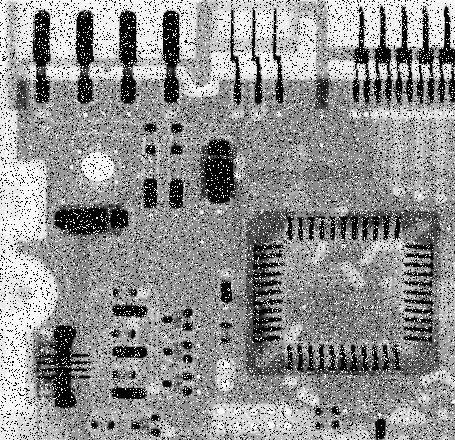
%> input picture Practica 6/board1.jpg, 455 x 440 px
$ octave Lab6_Joan_Lopez.m   (GNU Octave 9; MATLAB toolbox functions it lacks are replaced by stand-ins)
%> lines starting %> are read from the running program, lines starting %| are printed output that depends on the picture
clear all %#ok<CLALL>
close all
clc

disp("Lab 6: Image Restoration (Noise Removal)");

% Directamente se han repetido todos los ejercicios para las 4 imagenes
% como se indica en el ejercicio 7.

%@@@@@@@@@@@@@@@@@@@@@@@@@@@@@@@@@@@@@@@@@@@@@@@@@@@@@@@@@@@@@@@@@@@@@@@@@@

% 1. Load and display the image board1.jpg.

I1 = im2double(im2gray(imread('board1.jpg')));
%> I1: size 440x455 double; min 0, max 1, mean 0.566

I2 = im2double(im2gray(imread('board2.jpg')));
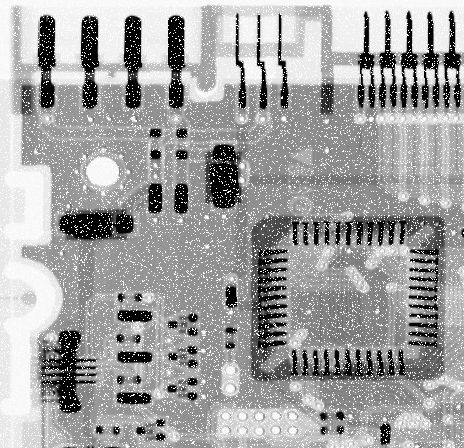
%> input picture Practica 6/board2.jpg, 464 x 448 px
%> I2: size 448x464 double; min 0, max 1, mean 0.632

I3 = im2double(im2gray(imread('board3.jpg')));
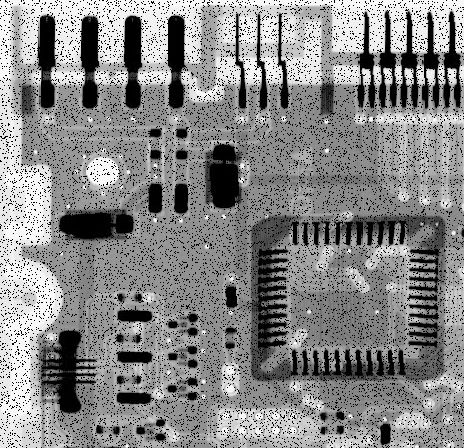
%> input picture Practica 6/board3.jpg, 464 x 448 px
%> I3: size 448x464 double; min 0, max 1, mean 0.534

I4 = im2double(im2gray(imread('board4.jpg')));
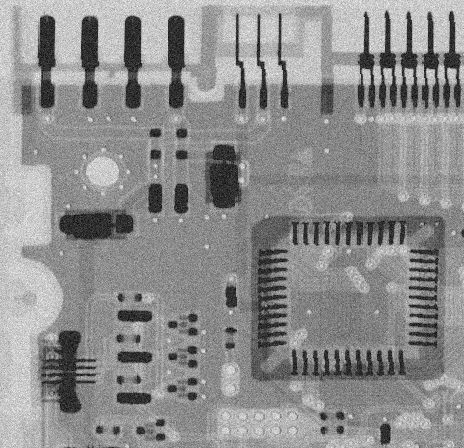
%> input picture Practica 6/board4.jpg, 464 x 448 px
%> I4: size 448x464 double; min 0, max 1, mean 0.556

figure('Name', 'Imagenes Originales');
subplot(2,2,1), imshow(I1), title('Imagen 1');
subplot(2,2,2), imshow(I2), title('Imagen 2');
subplot(2,2,3), imshow(I3), title('Imagen 3');
subplot(2,2,4), imshow(I4), title('Imagen 4');

%@@@@@@@@@@@@@@@@@@@@@@@@@@@@@@@@@@@@@@@@@@@@@@@@@@@@@@@@@@@@@@@@@@@@@@@@@@

% 2. What kind of noise is affecting the image? Which filter would you
% apply in this case?

% Para una imagen con ruido S&P aplicaríamos un filtro espacial no lineal.
% Existen tres: mediana, max y min.
% Para una imagen con ruido S&P debemos aplicar el filtro de la mediana.
% Para una imagen con ruido Salt debemos aplicar el filtro min.
% Para una imagen con ruido Pepper debemos aplicar el filtro max.
% Para una imagen con ruido guassiano aplicaríamos un filtro espacial
% lineal, en concreto el de la media.

% Así pues la imagen board1 tiene ruido S&P, ya que hay píxeles
% "aleatorios" con valor 0 y 1, debemos aplicar el filtro de la mediana.

% La imagen board2 tiene ruido Salt, ya que hay píxeles "aleatorios" con
% valor 1, debemos aplicar el filtro min.

% La imagen board3 tiene ruido Pepper, ya que hay píxeles "aleatorios" con
% valor 0, debemos aplicar el filtro max.

% La imagen board4 tiene ruido Gaussiano, ya que se puede apreciar que
% presenta un ruido "continuo" en toda la imagen que responde a una
% distribución normal. Debemos aplicar el filtro de la media

%@@@@@@@@@@@@@@@@@@@@@@@@@@@@@@@@@@@@@@@@@@@@@@@@@@@@@@@@@@@@@@@@@@@@@@@@@@

% 3. Apply the following filters to the image: average, median, max and min

% Board 1
average = imfilter(I1, fspecial('average', 3));
median = medfilt2(I1);
max = ordfilt2(I1, 9, ones(3,3));
min = ordfilt2(I1, 1, ones(3,3));

figure('Name', 'Filtros en la imagen 1');
subplot(2,2,1), imshow(average), title('Average');
subplot(2,2,2), imshow(median), title('Median');
subplot(2,2,3), imshow(max), title('Max');
subplot(2,2,4), imshow(min), title('Min');

% Board 2
average = imfilter(I2, fspecial('average', 3));
%> average: size 448x464 double
median = medfilt2(I2);
%> median: size 448x464 double
max = ordfilt2(I2, 9, ones(3,3));
%> max: size 448x464 double
min = ordfilt2(I2, 1, ones(3,3));
%> min: size 448x464 double

figure('Name', 'Filtros en la imagen 2');
subplot(2,2,1), imshow(average), title('Average');
subplot(2,2,2), imshow(median), title('Median');
subplot(2,2,3), imshow(max), title('Max');
subplot(2,2,4), imshow(min), title('Min');

% Board 3
average = imfilter(I3, fspecial('average', 3));
median = medfilt2(I3);
max = ordfilt2(I3, 9, ones(3,3));
min = ordfilt2(I3, 1, ones(3,3));

figure('Name', 'Filtros en la imagen 3');
subplot(2,2,1), imshow(average), title('Average');
subplot(2,2,2), imshow(median), title('Median');
subplot(2,2,3), imshow(max), title('Max');
subplot(2,2,4), imshow(min), title('Min');

% Board 4
average = imfilter(I4, fspecial('average', 3));
median = medfilt2(I4);
max = ordfilt2(I4, 9, ones(3,3));
min = ordfilt2(I4, 1, ones(3,3));
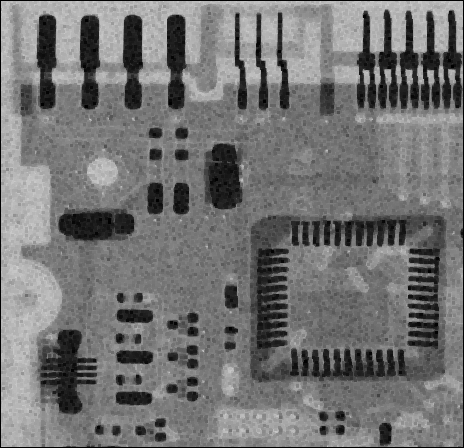
%> min: size 448x464 double; min 0, max 0.82, mean 0.452

figure('Name', 'Filtros en la imagen 4');
subplot(2,2,1), imshow(average), title('Average');
subplot(2,2,2), imshow(median), title('Median');
subplot(2,2,3), imshow(max), title('Max');
subplot(2,2,4), imshow(min), title('Min');

%@@@@@@@@@@@@@@@@@@@@@@@@@@@@@@@@@@@@@@@@@@@@@@@@@@@@@@@@@@@@@@@@@@@@@@@@@@

% 4. Compare the results displaying the resulting images in the same figure
% Which filter works better?

% Como se ha explicado en el ejercicio 1 el que mejor funciona para el
% board1 es el filtro de la mediana, para el board2 el filtro de min, para
% el board3 el filtro de max y para el board4 el filtro de la media.

%@@@@@@@@@@@@@@@@@@@@@@@@@@@@@@@@@@@@@@@@@@@@@@@@@@@@@@@@@@@@@@@@@@@@@@@@@@

% 5. Once selected the best filter to apply, check the effect of the filter
% size for this case. Display the best results obtained.

% Board 1
tres_1 = medfilt2(I1, [3 3]);
cinco_1 = medfilt2(I1, [5 5]);
siete_1 = medfilt2(I1, [7 7]);
nueve_1 = medfilt2(I1, [9 9]);

figure('Name', 'Tamaños en imagen 1');
subplot(2,2,1), imshow(tres_1), title('3x3');
subplot(2,2,2), imshow(cinco_1), title('5x5');
subplot(2,2,3), imshow(siete_1), title('7x7');
subplot(2,2,4), imshow(nueve_1), title('9x9');

% Como vemos obtenemos el mejor resultado usando un filtro de tamaño 5x5 ya
% que se logra eliminar casi la totalidad del ruido conservando aún la
% forma original de la imagen. Con el 3x3 se obtiene un resultado
% igualmente muy bueno pero con un poco más de ruido y finalmente, los
% filtros más grandes distorsionan mucho la imagen.

% Board 2
tres_2 = ordfilt2(I2, 1, ones(3,3));
cinco_2 = ordfilt2(I2, 1, ones(5,5));
siete_2 = ordfilt2(I2, 1, ones(7,7));
nueve_2 = ordfilt2(I2, 1, ones(9,9));

figure('Name', 'Tamaños en imagen 2');
subplot(2,2,1), imshow(tres_2), title('3x3');
subplot(2,2,2), imshow(cinco_2), title('5x5');
subplot(2,2,3), imshow(siete_2), title('7x7');
subplot(2,2,4), imshow(nueve_2), title('9x9');

% El mejor resultado lo obtenemos con el filtro 3x3, ya que en el resto
% los negros tienden a distornsionarse y expandirse. Esto se debe que al
% elegir filtros más grandes es más probable que encuentre un 0 (negro),
% por lo que gana más predominancia en la imagen.

% Board 3
tres_3 = ordfilt2(I3, 9, ones(3,3));
cinco_3 = ordfilt2(I3, 9, ones(5,5));
siete_3 = ordfilt2(I3, 9, ones(7,7));
nueve_3 = ordfilt2(I3, 9, ones(9,9));
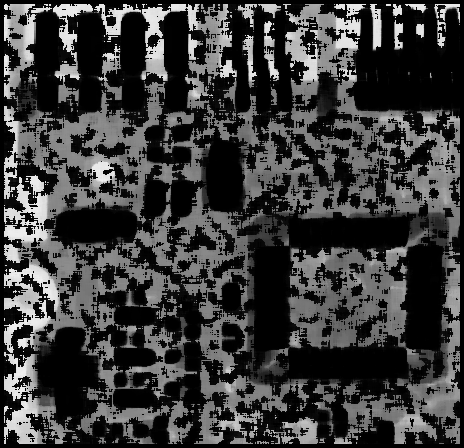
%> nueve_3: size 448x464 double; min 0, max 0.941, mean 0.236

figure('Name', 'Tamaños en imagen 3');
subplot(2,2,1), imshow(tres_3), title('3x3');
subplot(2,2,2), imshow(cinco_3), title('5x5');
subplot(2,2,3), imshow(siete_3), title('7x7');
subplot(2,2,4), imshow(nueve_3), title('9x9');

% Se obtiene un mejor resultado con el filtro 3x3, aunque las zonas de
% color negro tienden a estrecharse. En cambio, con los filtros más grandes
% las zonas negras tienden a agrandarse. Incluso en los filtros 7x7 y 9x9
% aparece ruido (parecido al pepper), lo que en el 9x9 ya es irreconocible
% la imagen original.

% Board 4
tres_4 = imfilter(I4, fspecial('average', 3));
cinco_4 = imfilter(I4, fspecial('average', 5));
siete_4 = imfilter(I4, fspecial('average', 7));
nueve_4 = imfilter(I4, fspecial('average', 9));

figure('Name', 'Tamaños en imagen 4');
subplot(2,2,1), imshow(tres_4), title('3x3');
subplot(2,2,2), imshow(cinco_4), title('5x5');
subplot(2,2,3), imshow(siete_4), title('7x7');
subplot(2,2,4), imshow(nueve_4), title('9x9');

% El mejor filtro es el 3x3 ya que se logra eliminar gran parte del ruido
% conservando la forma original de la imagen. A medida que el filtro es
% más grande, la imagen resultante se va difuminando.

%@@@@@@@@@@@@@@@@@@@@@@@@@@@@@@@@@@@@@@@@@@@@@@@@@@@@@@@@@@@@@@@@@@@@@@@@@@

% 6. Use the imnoise function to add a different noise than the original to
% the restored image. Display the resulting image.
speckle_1 = imnoise(tres_1, 'speckle');
speckle_2 = imnoise(tres_2, 'speckle');
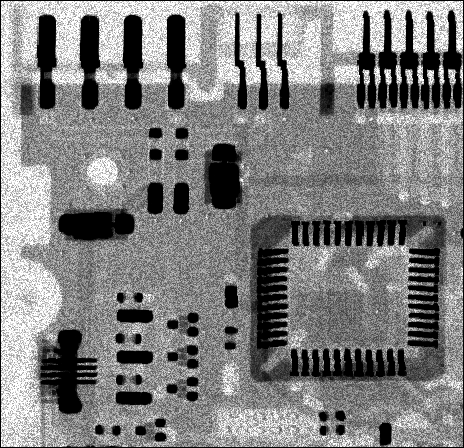
%> speckle_2: size 448x464 double; min 0, max 1, mean 0.501
speckle_3 = imnoise(tres_3, 'speckle');
speckle_4 = imnoise(tres_4, 'speckle');
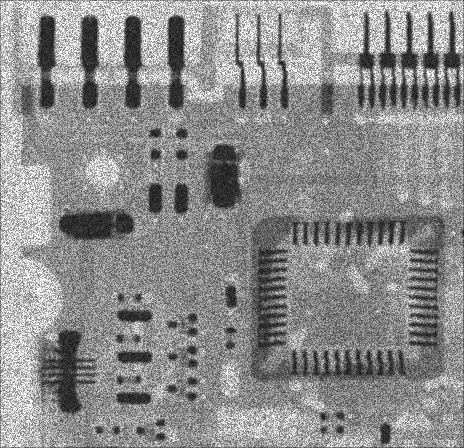
%> speckle_4: size 448x464 double; min 0.0677, max 1, mean 0.552

figure('Name', 'Speckle Noise');
subplot(2,2,1), imshow(speckle_1), title('speckle en imagen 1');
subplot(2,2,2), imshow(speckle_2), title('speckle en imagen 2');
subplot(2,2,3), imshow(speckle_3), title('speckle en imagen 3');
subplot(2,2,4), imshow(speckle_4), title('speckle en imagen 4');

%@@@@@@@@@@@@@@@@@@@@@@@@@@@@@@@@@@@@@@@@@@@@@@@@@@@@@@@@@@@@@@@@@@@@@@@@@@

% 7. Repeat exercises 1-6 using the following images: board2.jpg,
% board3.jpg, board4.jpg.

%@@@@@@@@@@@@@@@@@@@@@@@@@@@@@@@@@@@@@@@@@@@@@@@@@@@@@@@@@@@@@@@@@@@@@@@@@@

% 8. Explain the main advantages and disadvantages of each of these
% filters, indicating when should be used each one and the effects that
% produces in the output image.

% medfilt2: Este filtro es más eficaz que la convolución cuando el objetivo
% es reducir el ruido y mantener los bordes al mismo tiempo.

% ordfilt2: Este filtro, tanto para los casos en los que aplicamos un
% mínimo o un máximo, logra un mayor rendimiento (en velocidad).

% Las diferencias entre los filtros de mediana, media , minimo y máximo
% estan explicadas en el apartado 2
